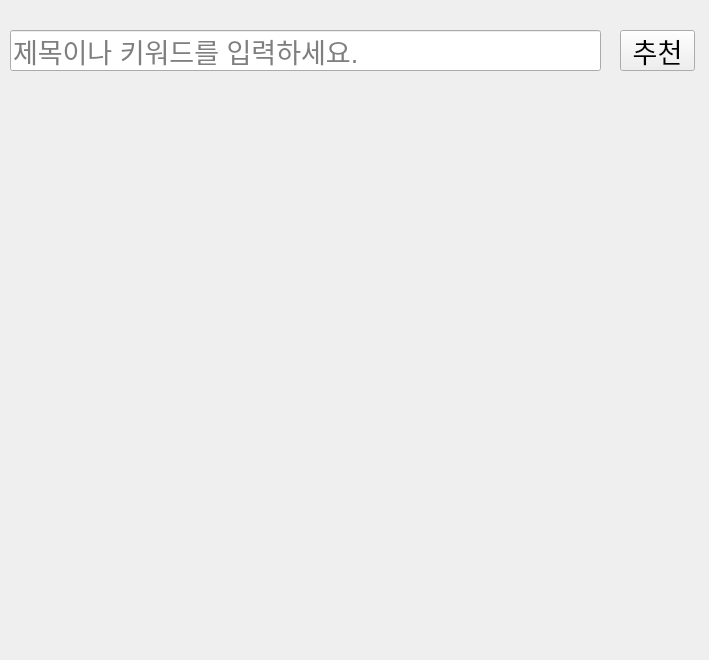
<?xml version="1.0" encoding="UTF-8"?>
<ui version="4.0">
 <class>Form</class>
 <widget class="QWidget" name="Form">
  <property name="geometry">
   <rect>
    <x>0</x>
    <y>0</y>
    <width>709</width>
    <height>660</height>
   </rect>
  </property>
  <property name="windowTitle">
   <string>Form</string>
  </property>
  <widget class="QLineEdit" name="le_keyword">
   <property name="geometry">
    <rect>
     <x>10</x>
     <y>30</y>
     <width>591</width>
     <height>41</height>
    </rect>
   </property>
   <property name="font">
    <font>
     <pointsize>20</pointsize>
    </font>
   </property>
   <property name="text">
    <string/>
   </property>
   <property name="readOnly">
    <bool>false</bool>
   </property>
   <property name="placeholderText">
    <string>제목이나 키워드를 입력하세요.</string>
   </property>
  </widget>
  <widget class="QPushButton" name="btn_recommendation">
   <property name="geometry">
    <rect>
     <x>620</x>
     <y>30</y>
     <width>75</width>
     <height>41</height>
    </rect>
   </property>
   <property name="font">
    <font>
     <pointsize>20</pointsize>
    </font>
   </property>
   <property name="text">
    <string>추천</string>
   </property>
  </widget>
  <widget class="QWidget" name="verticalLayoutWidget">
   <property name="geometry">
    <rect>
     <x>15</x>
     <y>80</y>
     <width>681</width>
     <height>571</height>
    </rect>
   </property>
   <layout class="QVBoxLayout" name="verticalLayout" stretch="1,15,1">
    <property name="spacing">
     <number>30</number>
    </property>
    <item>
     <widget class="QLabel" name="lbl_keyword">
      <property name="text">
       <string/>
      </property>
     </widget>
    </item>
    <item>
     <widget class="QLabel" name="lbl_recommendation">
      <property name="text">
       <string/>
      </property>
     </widget>
    </item>
    <item>
     <layout class="QVBoxLayout" name="verticalLayout_2" stretch="2,8">
      <property name="spacing">
       <number>0</number>
      </property>
      <item>
       <widget class="QLabel" name="label2">
        <property name="text">
         <string/>
        </property>
       </widget>
      </item>
      <item>
       <widget class="QLabel" name="label">
        <property name="text">
         <string/>
        </property>
       </widget>
      </item>
     </layout>
    </item>
   </layout>
  </widget>
 </widget>
 <resources/>
 <connections/>
</ui>
